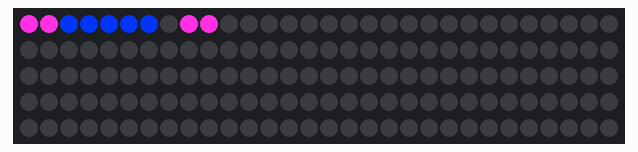
Simulated run of this sketch. Board: Arduino Uno, built with avr-gcc and run on an emulated ATmega328P. Shown: 150 RGB LEDs in strip order, left to right, continuing on the next row. Random numbers use the default seed unless the sketch sets one.

Above: at 0.1 s.

The sketch:

lombric2.ino
```cpp
#include "LPD8806.h"
#include "SPI.h"

int iteration;
uint8_t v,b;
int lombric;

// You can optionally use hardware SPI for faster writes, just leave out
// the data and clock pin parameters.  But this does limit use to very
// specific pins on the Arduino.  For "classic" Arduinos (Uno, Duemilanove,
// etc.), data = pin 11, clock = pin 13.  For Arduino Mega, data = pin 51,
// clock = pin 52.  For 32u4 Breakout Board+ and Teensy, data = pin B2,
// clock = pin B1.  For Leonardo, this can ONLY be done on the ICSP pins.
LPD8806 strip = LPD8806(150);

void setup() {
  // Start up the LED strip
  strip.begin();
  Serial.begin(9600);

  // if analog input pin 0 is unconnected, random analog
  // noise will cause the call to randomSeed() to generate
  // different seed numbers each time the sketch runs.
  // randomSeed() will then shuffle the random function.
  randomSeed(analogRead(0));

  // Update the strip, to start they are all 'off'
  strip.show();

  lombric = 0;
  v = random(20) * 6;
  b = random(20) * 6;

  iteration = 0;
}


void loop() {
  dessinLombric(iteration, 0, v, b);
  strip.show();
  delay(1000);

  iteration++;
}


void dessinLombric(int iteration, uint8_t r, uint8_t v, uint8_t b){
    int i, j;
    int sequence = iteration % 6;
    j = lombric;
    strip.setPixelColor(j, 0, 0, 0);
    if(sequence == 5) {
      strip.setPixelColor(j++, 0, 0, 0);
      lombric++;
    }
    for(i=0; i < 2; i++){
      strip.setPixelColor(j++, 127, v, b);
    }
    for(i=0; i < 5; i++){
      strip.setPixelColor(j++, r, v, b);
      if(sequence == 0 && i == 4) {
        strip.setPixelColor(j++, 0, 0, 0);
      }
      if(sequence == 1 && i == 3) {
        strip.setPixelColor(j++, 0, 0, 0);
      }
      if(sequence == 2 && i == 2) {
        strip.setPixelColor(j++, 0, 0, 0);
      }
      if(sequence == 3 && i == 1) {
        strip.setPixelColor(j++, 0, 0, 0);
      }
      if(sequence == 4 && i == 0) {
        strip.setPixelColor(j++, 0, 0, 0);
      }
    }
    for(i=0; i < 2; i++){
      strip.setPixelColor(j++, 127, v, b);
    }
    if(lombric > strip.numPixels()) {
      lombric = 0;
   }
}
```
